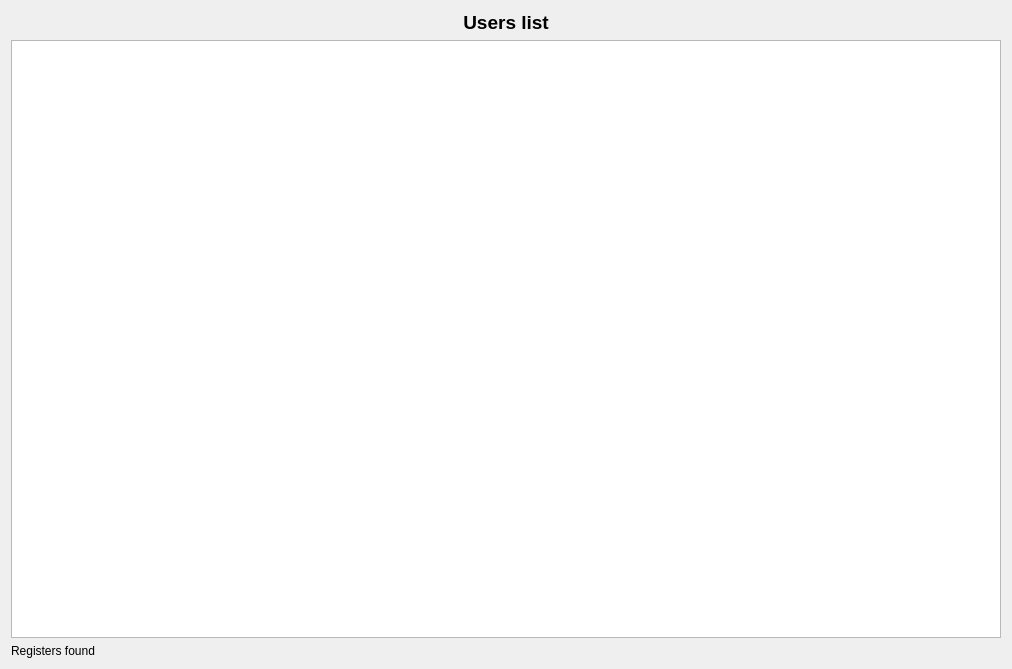
<?xml version="1.0" encoding="UTF-8"?>
<ui version="4.0">
 <class>wdgUsers</class>
 <widget class="QWidget" name="wdgUsers">
  <property name="geometry">
   <rect>
    <x>0</x>
    <y>0</y>
    <width>1012</width>
    <height>669</height>
   </rect>
  </property>
  <layout class="QHBoxLayout" name="horizontalLayout_2">
   <item>
    <layout class="QVBoxLayout" name="verticalLayout_3">
     <item>
      <widget class="QLabel" name="lbl">
       <property name="font">
        <font>
         <pointsize>14</pointsize>
         <weight>75</weight>
         <bold>true</bold>
        </font>
       </property>
       <property name="text">
        <string>Users list</string>
       </property>
       <property name="alignment">
        <set>Qt::AlignCenter</set>
       </property>
      </widget>
     </item>
     <item>
      <widget class="myQTableWidget" name="tblUsers">
       <property name="sizePolicy">
        <sizepolicy hsizetype="Preferred" vsizetype="Expanding">
         <horstretch>0</horstretch>
         <verstretch>0</verstretch>
        </sizepolicy>
       </property>
       <property name="contextMenuPolicy">
        <enum>Qt::CustomContextMenu</enum>
       </property>
       <property name="editTriggers">
        <set>QAbstractItemView::NoEditTriggers</set>
       </property>
       <property name="alternatingRowColors">
        <bool>true</bool>
       </property>
       <property name="selectionBehavior">
        <enum>QAbstractItemView::SelectRows</enum>
       </property>
       <attribute name="horizontalHeaderStretchLastSection">
        <bool>false</bool>
       </attribute>
       <attribute name="verticalHeaderVisible">
        <bool>false</bool>
       </attribute>
      </widget>
     </item>
     <item>
      <widget class="QLabel" name="lblFound">
       <property name="text">
        <string>Registers found</string>
       </property>
      </widget>
     </item>
    </layout>
   </item>
  </layout>
  <action name="actionUserNew">
   <property name="icon">
    <iconset resource="../images/caloriestracker.qrc">
     <normaloff>:/caloriestracker/add.png</normaloff>:/caloriestracker/add.png</iconset>
   </property>
   <property name="text">
    <string>New user</string>
   </property>
   <property name="toolTip">
    <string>New user</string>
   </property>
  </action>
  <action name="actionUserDelete">
   <property name="icon">
    <iconset resource="../images/caloriestracker.qrc">
     <normaloff>:/caloriestracker/list-remove.png</normaloff>:/caloriestracker/list-remove.png</iconset>
   </property>
   <property name="text">
    <string>Delete user</string>
   </property>
   <property name="toolTip">
    <string>Delete user</string>
   </property>
  </action>
  <action name="actionUserEdit">
   <property name="icon">
    <iconset resource="../images/caloriestracker.qrc">
     <normaloff>:/caloriestracker/document-edit.png</normaloff>:/caloriestracker/document-edit.png</iconset>
   </property>
   <property name="text">
    <string>Edit user</string>
   </property>
   <property name="toolTip">
    <string>Edit user</string>
   </property>
  </action>
 </widget>
 <customwidgets>
  <customwidget>
   <class>myQTableWidget</class>
   <extends>QTableWidget</extends>
   <header location="global">myqtablewidget</header>
  </customwidget>
 </customwidgets>
 <resources>
  <include location="../images/caloriestracker.qrc"/>
 </resources>
 <connections/>
</ui>
